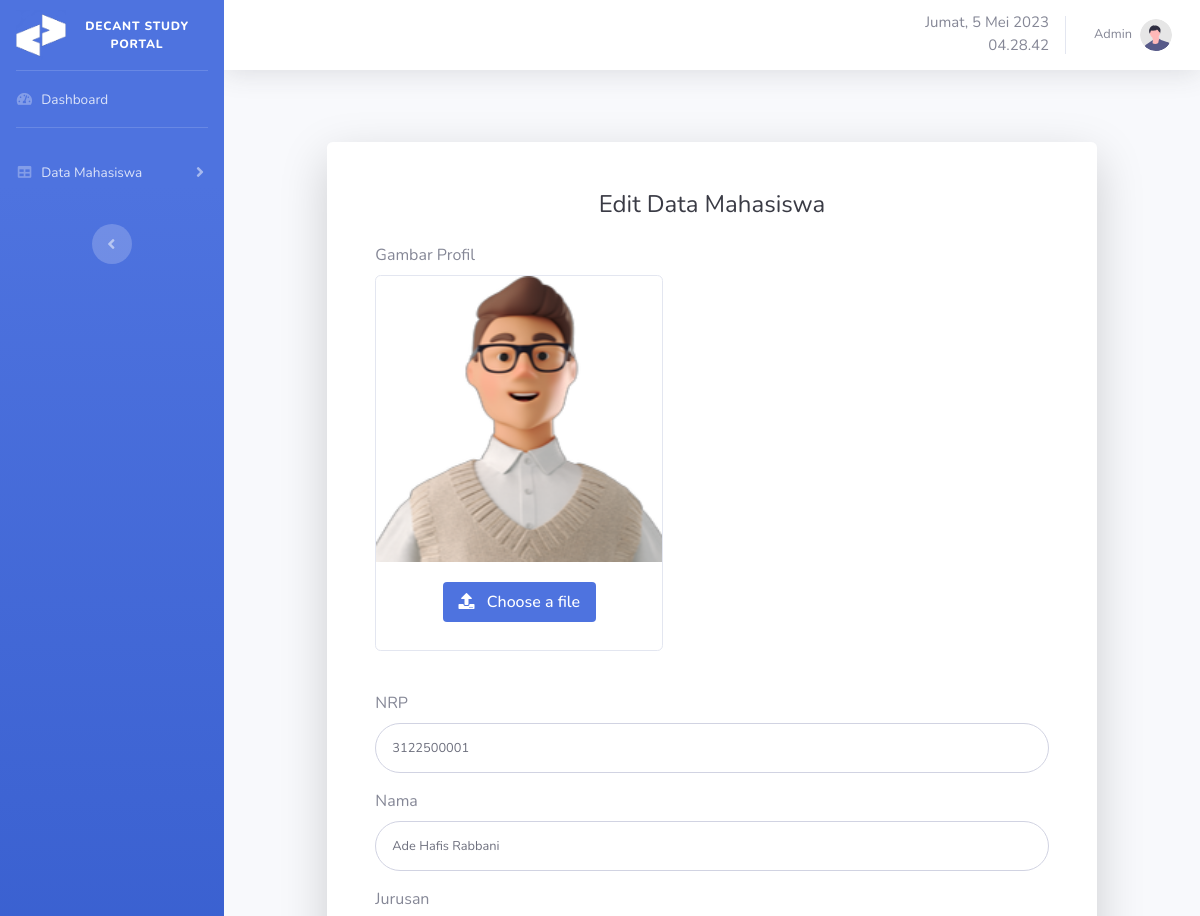
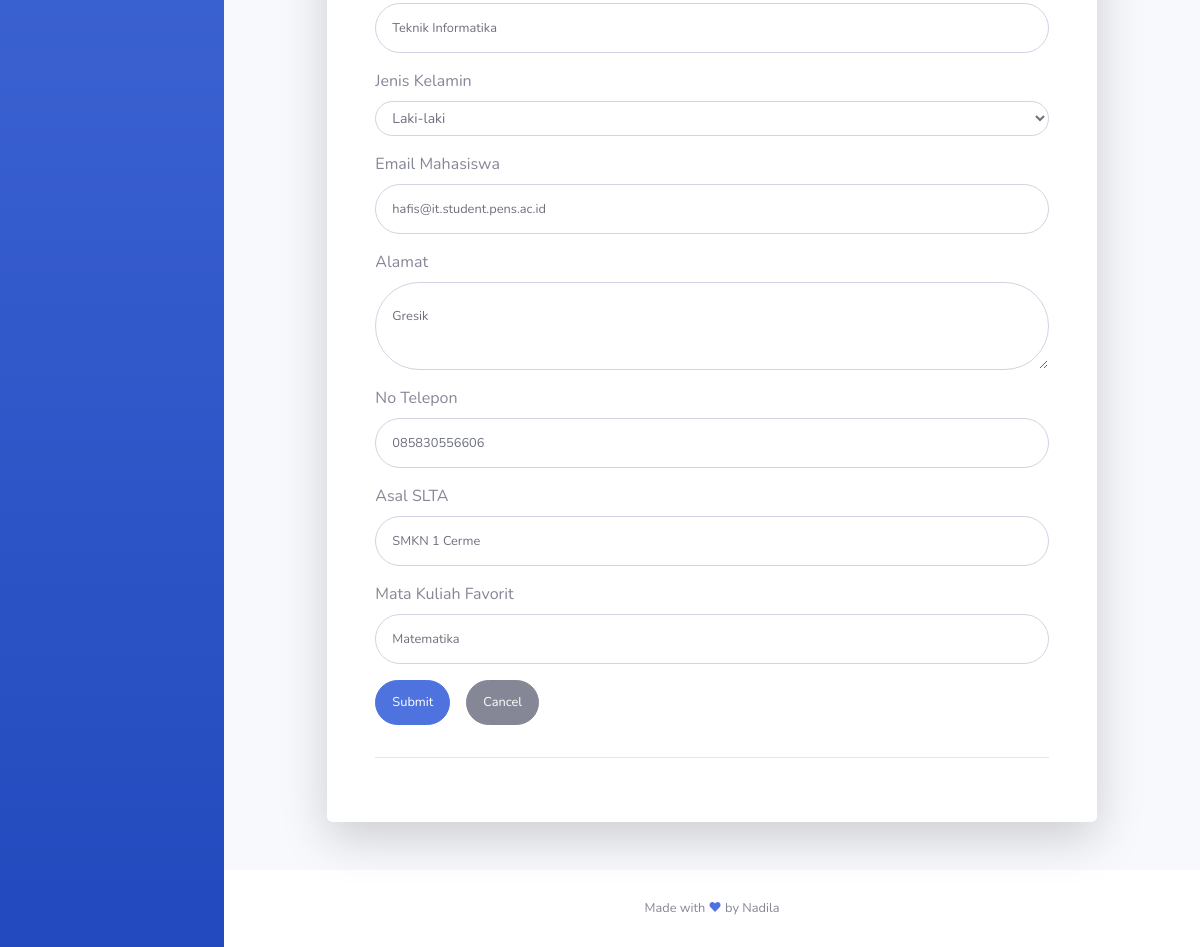
/update.php?id=1 (signed in), run on the app's committed database (2 pictures, top to bottom).
### tables this page shows
CREATE TABLE `mahasiswa` (
  `id` int(11) NOT NULL,
  `nrp` char(20) DEFAULT NULL,
  `nama` varchar(100) DEFAULT NULL,
  `pic_profile` varchar(100) DEFAULT NULL,
  `jurusan` varchar(50) DEFAULT NULL,
  `gender` varchar(100) DEFAULT NULL,
  `email` varchar(100) DEFAULT NULL,
  `alamat` varchar(100) DEFAULT NULL,
  `no_hp` char(20) DEFAULT NULL,
  `asal_sma` varchar(50) DEFAULT NULL,
  `matkul_fav` varchar(100) DEFAULT NULL
);

### functions.php (called while the page is built, shortened)
<?php
$conn = mysqli_connect("localhost", "root", "", "phpnativecrud");
function query($query)
{
  global $conn;
  $result = mysqli_query($conn, $query);
  $rows = [];
  while ($row = mysqli_fetch_assoc($result)) {
    $rows[] = $row;
  }
  return $rows;
}

### update.php (the view, shortened to what this page needs)
<?php
require 'functions.php';
$id = $_GET['id'];
$mahasiswa = query("SELECT * FROM mahasiswa WHERE id = '$id'")[0];
?>
<!DOCTYPE html>
<html lang="en">
<head>
  <?php include 'template/css.php' ?>
</head>
<body id="page-top">
  <div id="wrapper">
    <?php include 'template/sidebar.php' ?>
    <div id="content-wrapper" class="d-flex flex-column">
      <div id="content">
        <?php include 'template/topbar.php' ?>
        <div class="container">
          <div class="row justify-content-center">
            <div class="col-xl-10 col-lg-12 col-md-9">
              <div class="card o-hidden border-0 shadow-lg my-5">
                <div class="card-body p-0">
                  <div class="p-5">
                    <div class="text-center">
                      <h1 class="h4 text-gray-900 mb-4">Edit Data Mahasiswa</h1>
                    </div>
                    <form class="user" action="" method="post" enctype="multipart/form-data">
                      <div class="form-group">
                        <label for="pic_profile">Gambar Profil</label>
                        <div class="text-center">
                          <div class="card" style="width: 18rem;">
                            <img id="gambar_profil" src="assets/<?= $mahasiswa['pic_profile']; ?>" alt="Profile Picture" style="max-width:300px;">
                            <div class="card-body">
                              <label for="pic_profile" class="custom-file-upload">
                                <i class="fas fa-upload"></i> Choose a file
                              </label>
                            </div>
                          </div>
                        </div>
                      </div>
                      <br>
                      <div class="form-group">
                        <label for="nrp">NRP</label>
                        <input type="text" class="form-control form-control-user" name="nrp" id="nrp" required value="<?= $mahasiswa["nrp"]; ?>">
                      </div>
                      <div class="form-group">
                        <label for="nama">Nama</label>
                        <input type="text" class="form-control form-control-user" name="nama" id="nama" required value="<?= $mahasiswa["nama"]; ?>">
                      </div>
                      <div class="form-group">
                        <label for="jurusan">Jurusan</label>
                        <input type="text" class="form-control form-control-user" name="jurusan" id="jurusan" required value="<?= $mahasiswa["jurusan"]; ?>">
                      </div>
                      <div class="form-group">
                        <label for="gender">Jenis Kelamin</label>
                        <select class="form-control" style="border-radius: 40px !important; color:#6e707e; font-size: 14px;;" name="gender" id="gender" required>
                          <option value="laki-laki" <?= ($mahasiswa['gender'] == "laki-laki") ? "selected" : ""; ?>>Laki-laki</option>
                        </select>
                      </div>
                      <div class="form-group">
                        <label for="email">Email Mahasiswa</label>
                        <input type="text" class="form-control form-control-user" name="email" id="email" required value="<?= $mahasiswa["email"]; ?>">
                      </div>
                      <div class="form-group">
                        <label for="alamat">Alamat</label>
                        <textarea class="form-control form-control-user" name="alamat" id="alamat" required><?= $mahasiswa["alamat"]; ?></textarea>
                      </div>
                      <div class="form-group">
                        <label for="no_hp">No Telepon</label>
                        <input type="text" class="form-control form-control-user" name="no_hp" id="no_hp" required value="<?= $mahasiswa["no_hp"]; ?>">
                      </div>
                      <div class="form-group">
                        <label for="asal_sma">Asal SLTA</label>
                        <input type="text" class="form-control form-control-user" name="asal_sma" id="asal_sma" required value="<?= $mahasiswa["asal_sma"]; ?>">
                      </div>
                      <div class="form-group">
                        <label for="matkul_fav">Mata Kuliah Favorit</label>
                        <input type="text" class="form-control form-control-user" name="matkul_fav" id="matkul_fav" required value="<?= $mahasiswa["matkul_fav"]; ?>">
                      </div>
                      <div class="d-flex flex-wrap">
                        <button type="submit" name="submit" class="btn btn-primary btn-user mr-3 mb-3">Submit</button>
                        <a href="students.php" class="btn btn-secondary btn-user mb-3">Cancel</a>
                      </div>
                      <hr>
                    </form>
                  </div>
                </div>
              </div>
            </div>
          </div>
        </div>
        <?php include 'template/footer.php' ?>
      </div>
    </div>
</body>
</html>

### template/css.php (style rules this page uses)
.custom-file-upload { display: inline-block; padding: 0.5rem 1rem; font-size: 1rem; font-weight: 500; color: #fff; background-color: #4E73DF; border-color: #4E73DF; border-radius: 0.25rem; cursor: pointer; transition: background-color 0.2s ease-in-out; }
.custom-file-upload>i { margin-right: 0.5rem; }

### data on the page
mahasiswa: pic_profile (picture), nrp "3122500001", nama "Ade Hafis Rabbani", jurusan "Teknik Informatika", gender "Laki-laki", email "hafis@it.student.pens.ac.id", alamat "Gresik", no_hp "085830556606", asal_sma "SMKN 1 Cerme", matkul_fav "Matematika"
